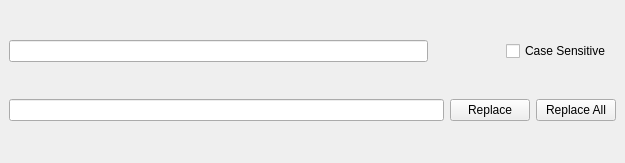
<?xml version="1.0" encoding="UTF-8"?>
<ui version="4.0">
 <class>findAndReplaceWidget</class>
 <widget class="QDockWidget" name="findAndReplaceWidget">
  <property name="geometry">
   <rect>
    <x>0</x>
    <y>0</y>
    <width>625</width>
    <height>163</height>
   </rect>
  </property>
  <property name="windowTitle">
   <string>Find</string>
  </property>
  <widget class="QWidget" name="findAndReplaceWidgetContents">
   <layout class="QGridLayout" name="gridLayout">
    <item row="0" column="0">
     <layout class="QHBoxLayout" name="horizontalLayout">
      <item>
       <widget class="QLineEdit" name="keyWordsLineEdit">
        <property name="minimumSize">
         <size>
          <width>0</width>
          <height>0</height>
         </size>
        </property>
       </widget>
      </item>
      <item>
       <widget class="QPushButton" name="findPreviousButton">
        <property name="minimumSize">
         <size>
          <width>30</width>
          <height>20</height>
         </size>
        </property>
        <property name="maximumSize">
         <size>
          <width>30</width>
          <height>20</height>
         </size>
        </property>
        <property name="text">
         <string/>
        </property>
        <property name="icon">
         <iconset>
          <normaloff>../build-Spreadsheet-Desktop-Debug/images/back.png</normaloff>../build-Spreadsheet-Desktop-Debug/images/back.png</iconset>
        </property>
        <property name="iconSize">
         <size>
          <width>32</width>
          <height>32</height>
         </size>
        </property>
        <property name="autoDefault">
         <bool>false</bool>
        </property>
        <property name="default">
         <bool>false</bool>
        </property>
        <property name="flat">
         <bool>true</bool>
        </property>
       </widget>
      </item>
      <item>
       <widget class="QPushButton" name="findNextButton">
        <property name="minimumSize">
         <size>
          <width>30</width>
          <height>20</height>
         </size>
        </property>
        <property name="maximumSize">
         <size>
          <width>30</width>
          <height>20</height>
         </size>
        </property>
        <property name="text">
         <string/>
        </property>
        <property name="icon">
         <iconset>
          <normaloff>../build-Spreadsheet-Desktop-Debug/images/goto.png</normaloff>../build-Spreadsheet-Desktop-Debug/images/goto.png</iconset>
        </property>
        <property name="iconSize">
         <size>
          <width>32</width>
          <height>32</height>
         </size>
        </property>
        <property name="autoDefault">
         <bool>false</bool>
        </property>
        <property name="default">
         <bool>false</bool>
        </property>
        <property name="flat">
         <bool>true</bool>
        </property>
       </widget>
      </item>
      <item>
       <widget class="QCheckBox" name="caseSensitivityCheckBox">
        <property name="minimumSize">
         <size>
          <width>110</width>
          <height>20</height>
         </size>
        </property>
        <property name="maximumSize">
         <size>
          <width>110</width>
          <height>20</height>
         </size>
        </property>
        <property name="text">
         <string>Case Sensitive</string>
        </property>
       </widget>
      </item>
     </layout>
    </item>
    <item row="1" column="0">
     <layout class="QHBoxLayout" name="horizontalLayout_2">
      <item>
       <widget class="QLineEdit" name="replaceLineEdit">
        <property name="minimumSize">
         <size>
          <width>0</width>
          <height>0</height>
         </size>
        </property>
       </widget>
      </item>
      <item>
       <widget class="QPushButton" name="replaceButton">
        <property name="text">
         <string>Replace</string>
        </property>
       </widget>
      </item>
      <item>
       <widget class="QPushButton" name="replaceAllButton">
        <property name="text">
         <string>Replace All</string>
        </property>
       </widget>
      </item>
     </layout>
    </item>
   </layout>
   <zorder>replaceLineEdit</zorder>
   <zorder>layoutWidget</zorder>
   <zorder>layoutWidget_2</zorder>
   <zorder>replaceLineEdit</zorder>
  </widget>
 </widget>
 <resources/>
 <connections/>
</ui>
